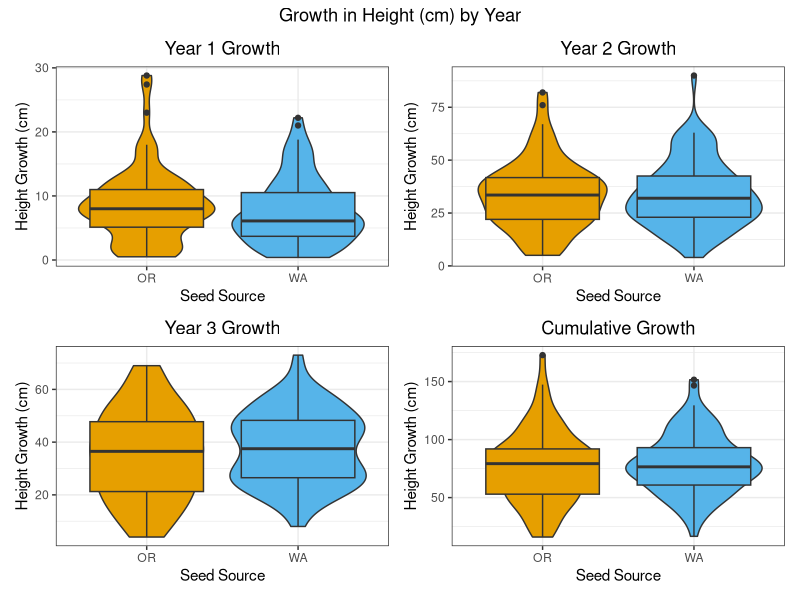
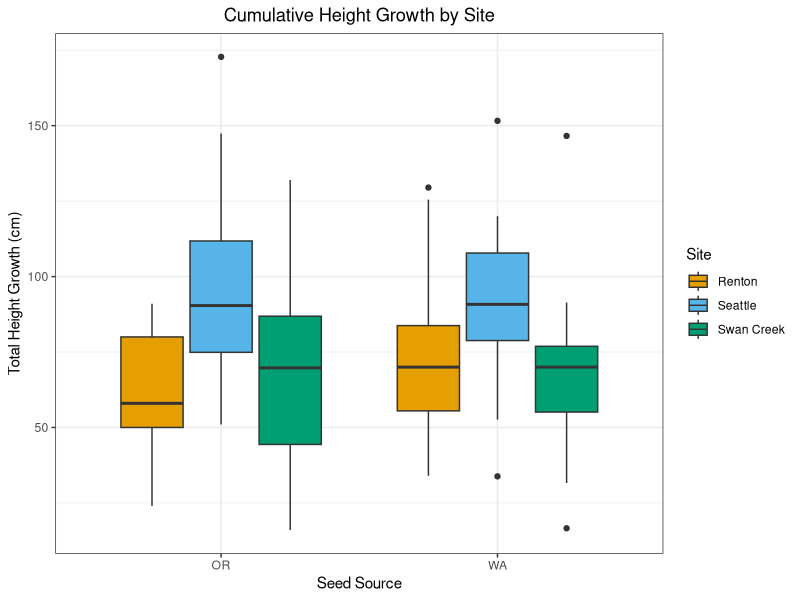
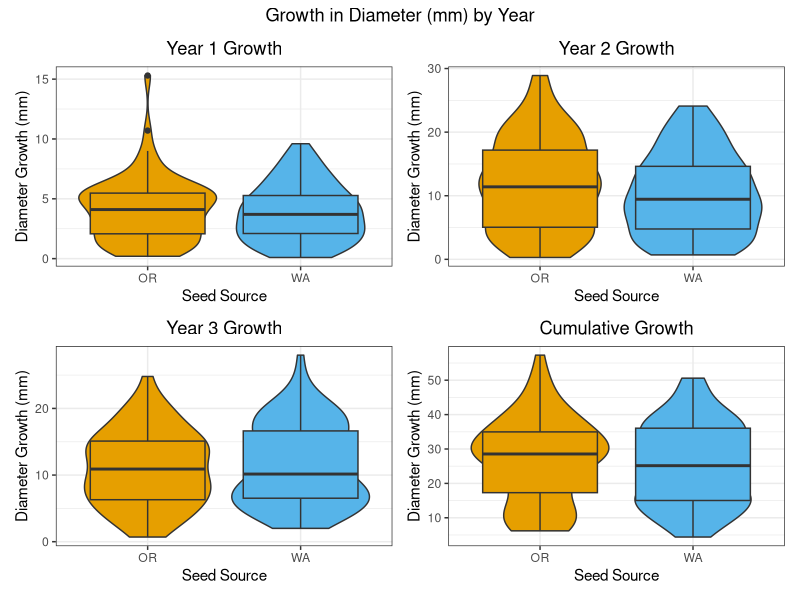
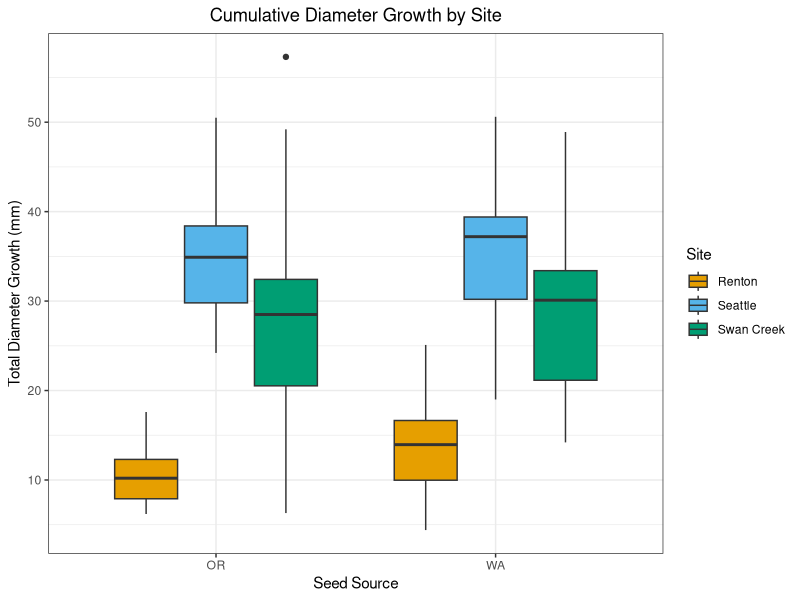
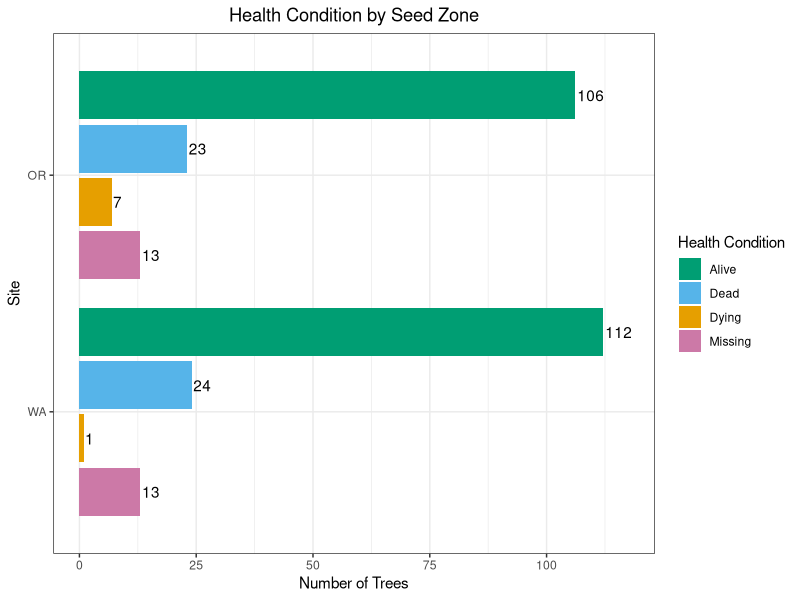
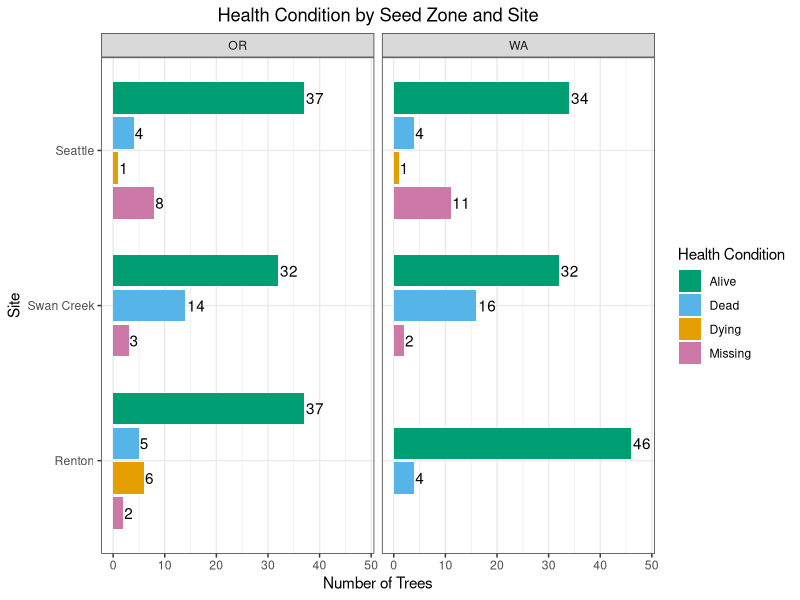

The R script that drew these images, in order:
## ---- chunk 1
knitr::opts_chunk$set(echo = FALSE)
## ---- chunk 2
library(tidyverse)
library(kableExtra)
library(patchwork)
## ---- chunk 3
#2023 changes made in excel 
#y1$Seed.Zone[y1$Seed.Zone=="WA "] <- "WA"
#y1$X2022.Tree.Height..cm.[y1$X2022.Tree.Height..cm.==5408] <- 54.8
#y1$X2022.Tree.Diameter..mm.[y1$X2022.Tree.Diameter..mm.==110.0] <- 11
#y2$X2023.Tree.Diameter..mm.[y2X2022.Tree.Diameter..mm.==123] <- 12.3
#y2$X2023.Tree.Diameter..mm.[y2X2022.Tree.Diameter..mm.==135] <- 13.5

#2023 seattle OR data skipped tree number 14, moved 15, 16, 17 measurements up. 8 was missing
#2023 seattle OR site was missing trees 42 and 43, but recorded trees 39-41 in 2023 were better fit for previous 2022 measurements for 41-43. However, trees were in different row. very confused. Wondering if trees OR42 and OR43 actually got moved to end of OR31 row somehow after site was mapped? 
#2023 seattle OR last row trees 42,43, 46 and 50 were missing. However, tree number 45 fit better with tree 46, feeling confident tree recorded as 45 was actually 46, and 47 was actually missing because trees 47-49 were actually trees 48-50, adjusted
#2023 Swan Creek WA #141 included a 40cm height increase, which must be a mistake. Recommend excluding all trees with greater than 30cm height increases from first analyses. 
#2023 Swan Creek WA #171 included a 70cm height increase, which must be a mistake. Recommend excluding all trees with greater than 30cm height increases from first analyses. 
## ---- chunk 4
y1 <- read.csv("./data/2022 Measurements.csv")
y2 <- read.csv("./data/2023 MeasurementsCorrected.csv")
y3 <- read.csv("./data/2024 Measurementsv3.csv")
library(readxl)
sheet2025 <- read_excel("data/2025 Measurements.xlsx", 
    sheet = "2025")
rough2025 <- read_excel("data/2025 Measurements.xlsx", 
    sheet = "2025 rough draft")

y1$Measurement.Year <- 2022
y2$Measurement.Year <- 2023
y3$Measurement.Year <- 2024

#rename columns to merge
rough2025 <- rough2025 %>% 
  rename("New Tree Number" = "Tree #") %>%
  rename("Tree Diameter (mm)" = "DBH") %>%
  rename("Tree Height (cm)" = "Height") %>%
  rename("Health" = "Condition") %>%
  rename("Date Measured" = "Measure Date") %>%
  rename("Comment" = "Comments")

rough2025 <- rough2025 %>%
    mutate(Site = recode(Site, 'Discovery Park' = 'Seattle'))

rough2025 <- rough2025 %>% select(-c("Seed Zone"))

#merge two sheets together based on tree number

#sheet2025 <- sheet2025 %>%
#  mutate(`New Tree Number` = coalesce(`New Tree Number`,`Tree Number`))

merged2025 <- left_join(rough2025, sheet2025, by=c("New Tree Number"="New Tree Number","Site" = "Site"))
#attributes(merged2025)

merged2025 <- merged2025 %>%
  mutate(`Health` = coalesce(`Health.x`,`Health.y`)) %>%
  mutate(`Comment` = coalesce(`Comment.x`,`Comment.y`))

merged2025 <- merged2025 %>%
  mutate(`Elk Browse` = case_when(
    grepl("browsed", Comment, ignore.case = TRUE) ~ "Y",
    TRUE ~ "N" # Keep the original value if no match is found
  ))

y4 <- merged2025 %>% select(-c("Tree Height (cm).y","Tree Diameter (mm).y", "Comment.y","Health.y","Year Measured","Date Measured.y","Comment.x","Health.x"))
y4 <- cbind(y4, Measurement.Year= 2025)


#add tree numbers for first year
y1 <- y1 %>% mutate(Temp.Tree.Number = row_number())

#remove unnecessary columns
y1 <- y1 %>% select(-c("Year.Measured","Color"))
y2 <- y2 %>% select(-c("Year.Measured","Color"))
y3 <- y3 %>% select(-c("Year.Measured"))

#rename columns to match other years
y4 <- y4 %>% 
  rename("New.Tree.Number" = "New Tree Number") %>%
  rename("Tree.Height..cm." = "Tree Height (cm).x") %>%
  rename("Tree.Diameter..mm." = "Tree Diameter (mm).x") %>%
  rename("Seed.Zone" = "Seed Zone") %>%
  rename("Date.Measured" = "Date Measured.x") %>%
  rename("Tree.Number" = "Tree Number") %>%
  rename("Elk.Browse" = "Elk Browse")

## ---- chunk 5
#change date format to match year 4
y1$Date.Measured <- as.Date(y1$Date.Measured,format = "%m/%d/%y")
y1$Date.Planted <- as.Date(y1$Date.Planted,format = "%m/%d/%y")
y2$Date.Measured <- as.Date(y2$Date.Measured,format ="%m/%d/%y")
y3$Date.Measured <- as.Date(y3$Date.Measured, format = "%m/%d/%y")
y4$Date.Measured <- as.Date(y4$Date.Measured,format = "%m/%d/%y")

y1 <- y1 %>%
  mutate(Health = ifelse(is.na(Health), "Alive", Health))

#bind all year dataframes together
trees.bind <- bind_rows(y1,y2) %>% bind_rows(.,y3) %>% bind_rows(.,y4) %>% filter(Site!="Tomanamus" & Site!="" & Site!="Puyallup") %>% droplevels()

trees.bind[130, "Health"] <- "Dead"
trees.bind[167, "Health"] <- "Dying"

## ---- chunk 6
trees.bind$Health[trees.bind$Health==""] <- "Missing"
trees.bind$Health[trees.bind$Health=="missing"] <- "Missing"
trees.bind$Seed.Zone[trees.bind$Seed.Zone=="Wa"] <- "WA"
trees.bind <- trees.bind %>% droplevels()

trees.bind <- trees.bind %>%
  mutate(`Elk.Browse` = case_when(
    grepl("browsed", Comment, ignore.case = TRUE) ~ "Y",
    TRUE ~ "N" # Keep the original value if no match is found
  ))

trees.bind <- trees.bind %>%
  mutate(`Health` = case_when(
    grepl("Missing/presumed dead", Comment, ignore.case = TRUE) ~ "Missing",
    TRUE ~ `Health` # Keep the original value if no match is found
  ))
## ---- chunk 7

trees.bind <- trees.bind %>% group_by(Tree.Number, Site, Seed.Zone) %>% mutate(New.Tree.Number = if_else(is.na(New.Tree.Number),first(na.omit(New.Tree.Number)),New.Tree.Number)) %>%ungroup()

trees.bind <- trees.bind %>% group_by(Tree.Number, Site, Seed.Zone) %>% mutate(Temp.Tree.Number = if_else(is.na(Temp.Tree.Number),first(na.omit(Temp.Tree.Number)),Temp.Tree.Number)) %>%ungroup()

trees.bind <- trees.bind %>%  group_by(Tree.Number, Site, Seed.Zone) %>% mutate(Date.Planted = if_else(is.na(Date.Planted),first(na.omit(Date.Planted)),Date.Planted)) %>%ungroup()
## ---- chunk 8
trees.bind$Date.Measured <- as.Date(trees.bind$Date.Measured,"%m/%d/%y")
trees.bind$Date.Planted <- as.Date(trees.bind$Date.Planted,"%m/%d/%y")
trees.bind <- trees.bind %>% mutate(Planted.Growth.Days=Date.Measured-Date.Planted)
## ---- chunk 9
trees <- trees.bind

#dead.trees <- trees %>%
#  filter(Health == "Dead")

#matching.trees <- trees %>%
#  inner_join(dead.trees, by = "Tree.Number", relationship = "many-to-many")

trees <- trees %>%
  group_by(Tree.Number, Site, Seed.Zone) %>%
  arrange(Measurement.Year) %>%
  mutate(Previous_Value = lag(Health), Health = case_when(!is.na(Previous_Value) & Previous_Value == "Dead" ~ "Dead", TRUE ~ Health)) %>%
  select(-Previous_Value)

trees <- trees %>%
  group_by(Tree.Number, Site, Seed.Zone) %>%
  mutate(Health = case_when(lag(Health, n= 1, order_by = Measurement.Year) == "Dying" & Health == "Missing" ~ "Dead", TRUE ~ Health))

trees <- trees %>%
  group_by(Tree.Number, Site, Seed.Zone) %>%
  arrange(Measurement.Year) %>%
  mutate(Final.Health = last(Health))

## ---- chunk 10
trees$Site <- as.factor(trees$Site)
trees$Seed.Zone <-as.factor(trees$Seed.Zone)
trees$Health <- as.factor(trees$Health)
## ---- chunk 11
# NOTE RENTON OR TREE 180 was entered twice or there is two values for it. We need to look into this further, but for now we removed it from the data.
## ---- chunk 12
trees <- trees %>% filter(Tree.Number!=180 | Site!="Renton" | Seed.Zone!="OR")
## ---- chunk 13
trees.wide <- trees %>% pivot_wider(
    id_cols = c(Tree.Number, Site, Seed.Zone, New.Tree.Number),
    names_from = Measurement.Year,
    values_from = c(Tree.Height..cm., Tree.Diameter..mm.),
    names_glue = "{.value}_{Measurement.Year}") 
## ---- chunk 14
# see if there are any duplicate trees based on number, site, seed zone and year
#{trees} |> summarize(n = n(), .by = c(Tree.Number, Site, Seed.Zone, Measurement.Year)) |> filter(n > 1L)
## ---- chunk 15
trees.wide.growth <- trees.wide %>% mutate(y1.height.growth = Tree.Height..cm._2023-Tree.Height..cm._2022, y2.height.growth = Tree.Height..cm._2024-Tree.Height..cm._2023, y3.height.growth = Tree.Height..cm._2025-Tree.Height..cm._2024, y1.diameter.growth = Tree.Diameter..mm._2023-Tree.Diameter..mm._2022, y2.diameter.growth = Tree.Diameter..mm._2024-Tree.Diameter..mm._2023, y3.diameter.growth = Tree.Diameter..mm._2025 - Tree.Diameter..mm._2024, total.height.growth = Tree.Height..cm._2025-Tree.Height..cm._2022, total.diameter.growth = Tree.Diameter..mm._2025-Tree.Diameter..mm._2022)
## ---- chunk 16
#trees.partial <- trees[1,2,3,9,11,12,13]
#trees.wide.joined <- left_join(trees.wide.growth, trees.partial, by=c("Tree.Number", "Site", "Seed.Zone"))
## ---- chunk 17
#tree.growth <- trees %>% group_by(Tree.Number, Site, Seed.Zone) %>% arrange(Measurement.Year) %>% mutate(Height.Growth = Tree.Height..cm. - lag(Tree.Height..cm.), Diameter.Growth = Tree.Diameter..mm. - lag(Tree.Diameter..mm.)) %>% ungroup()
## ---- chunk 18
#tree.growth.year <- tree.growth %>% group_by(Tree.Number, Site, Seed.Zone, Measurement.Year) %>% reframe(Heigh.Growth=Height.Growth,Diameter.Growth=Diameter.Growth)
## ---- chunk 19
#trees <- left_join(trees,tree.growth.year, by=c("Tree.Number", "Site", "Seed.Zone", "Measurement.Year"))
## ---- chunk 20
# FILTERED ALL TREES with NEGATIVE height increases or NEGATIVE diameter increases
#Data cleaning
#neg.trees <- trees %>% filter(Height.Growth<0)
#neg.trees <- neg.trees[c(1,2,3,5,6,12,13,20,21)]
#pos.trees <- trees %>% filter(Height.Growth>20)
## ---- chunk 21
#trees.pos <- tree.growth %>% filter(Height.Growth>0 & Diameter.Growth>0)  
## ---- chunk 22
trees.wide.pos.total <- trees.wide.growth %>% filter(total.height.growth>0 & total.diameter.growth>0)
trees.wide.pos.y1 <- trees.wide.growth %>% filter(y1.height.growth>0 & y1.diameter.growth>0)
trees.wide.pos.y2 <- trees.wide.growth %>% filter(y2.height.growth>0 & y2.diameter.growth>0)
trees.wide.pos.y3 <- trees.wide.growth %>% filter(y3.height.growth>0 & y3.diameter.growth>0)
trees.wide.pos.all <- trees.wide.growth %>% filter(y1.height.growth>0 & y1.diameter.growth>0 & y2.height.growth>0 & y2.diameter.growth>0 & y3.height.growth>0 & y3.diameter.growth>0)
## ---- chunk 23
#a few possible mistakes in measurements with trees greater than 30cm height increase. Removing trees above 24 increase also removes Seattle OR Trees 39-41 which were off in measurements, trees were possibly moved after mapping? 
## ---- chunk 24
#create table summarizing when sites were planted and remeasured.
## ---- chunk 25
#Site.Summary <- trees.pos %>% group_by(Site,Seed.Zone,Measurement.Year) %>% summarize(n=n()) %>% left_join(.,trees.pos,by=c("Site","Seed.Zone","Measurement.Year"),multiple="first")

Site.Summary <- trees.wide.pos.all %>% group_by(Site,Seed.Zone) %>% summarize(n=n())
kable(Site.Summary[c(1,2,3)], col.names = c("Site", "Seed Zone", "Number of Trees")) %>% kable_material(c("striped", "hover","condensed"))
## ---- chunk 26
#trees.summary <- trees.wide.pos.all %>% group_by(Seed.Zone)  %>% summarize(
#n=n(),
#mean.height.2024=mean(Tree.Height..cm._2024),
#mean.diameter.2024=mean(Tree.Diameter..mm._2024),
#mean.y1.height.growth=mean(y1.height.growth,na.rm=TRUE),
#mean.y1.diameter.growth=mean(y1.diameter.growth,na.rm=TRUE),
#mean.y2.height.growth=mean(y2.height.growth,na.rm=TRUE),
#mean.y2.diameter.growth=mean(y2.diameter.growth,na.rm=TRUE),
#mean.total.height.growth=mean(total.height.growth,na.rm=TRUE),
#mean.total.diameter.growth=mean(total.diameter.growth,na.rm=TRUE))
#kable(trees.summary,digits = 2,format = "html", table.attr='class="scrollable-table"') %>% kable_material(c("striped", "hover","condensed")) %>% kable_styling(full_width = F) %>% scroll_box(height = "300px")

trees.summary <- trees.wide.pos.all %>% group_by(Seed.Zone)  %>% summarize(
n=n(),
mean.height.2025=mean(Tree.Height..cm._2025),
mean.diameter.2025=mean(Tree.Diameter..mm._2025),
mean.y1.height.growth=mean(y1.height.growth,na.rm=TRUE),
mean.y1.diameter.growth=mean(y1.diameter.growth,na.rm=TRUE),
mean.y2.height.growth=mean(y2.height.growth,na.rm=TRUE),
mean.y2.diameter.growth=mean(y2.diameter.growth,na.rm=TRUE),
mean.y3.diameter.growth=mean(y3.diameter.growth,na.rm=TRUE),
mean.y3.height.growth=mean(y3.height.growth,na.rm=TRUE),
mean.total.height.growth=mean(total.height.growth,na.rm=TRUE),
mean.total.diameter.growth=mean(total.diameter.growth,na.rm=TRUE))
library(knitr)
kable(trees.summary,col.names = c("Seed Zone", "Number of Trees", "2025 Mean Height (cm)", "2025 Mean Diameter (mm)", "Mean Year 1 Height Growth (cm)", "Mean Year 1 Diameter Growth (mm)", "Mean Year 2 Height Growth (cm)","Mean Year 2 Diameter Growth (mm)", "Mean Year 3 Height Growth (cm)","Mean Year 3 Diameter Growth (mm)", "Total Mean Height Growth (cm)","Total Mean Diameter Growth (mm)"), digits = 2,format = "html", table.attr='class="scrollable-table"') %>% kable_material(c("striped", "hover","condensed")) %>% kable_styling(full_width = F) %>% scroll_box(height = "300px")
## ---- chunk 27
trees.summary.sites <- trees.wide.pos.all %>% group_by(Site,Seed.Zone)  %>% summarize(
n=n(),
mean.height.2025=mean(Tree.Height..cm._2025),
mean.diameter.2025=mean(Tree.Diameter..mm._2025),
mean.y1.height.growth=mean(y1.height.growth,na.rm=TRUE),
mean.y1.diameter.growth=mean(y1.diameter.growth,na.rm=TRUE),
mean.y2.height.growth=mean(y2.height.growth,na.rm=TRUE),
mean.y2.diameter.growth=mean(y2.diameter.growth,na.rm=TRUE),
mean.y3.diameter.growth=mean(y3.diameter.growth,na.rm=TRUE),
mean.y3.height.growth=mean(y3.height.growth, na.rm = TRUE),
mean.total.height.growth=mean(total.height.growth,na.rm=TRUE),
mean.total.diameter.growth=mean(total.diameter.growth,na.rm=TRUE))
library(knitr)
kable(trees.summary.sites, col.names = c("Site", "Seed Zone", "Number of Trees", "2025 Mean Height (cm)", "2025 Mean Diameter (mm)", "Mean Year 1 Height Growth (cm)", "Mean Year 1 Diameter Growth (mm)", "Mean Year 2 Height Growth (cm)","Mean Year 2 Diameter Growth (mm)", "Mean Year 3 Height Growth (cm)","Mean Year 3 Diameter Growth (mm)", "Total Mean Height Growth (cm)","Total Mean Diameter Growth (mm)"), digits = 2) %>% kable_material(c("striped", "hover","condensed")) %>% kable_styling(full_width = F) %>% scroll_box(height = "300px")
## ---- chunk 28

P1 <- ggplot(trees.wide.pos.all,aes(Seed.Zone,y1.height.growth,fill=Seed.Zone)) +geom_violin() +geom_boxplot() +theme_bw()+guides(fill="none") +scale_fill_manual(values=c("#E69F00", "#56B4E9")) +labs(y= "Height Growth (cm)", x= "Seed Source",title="Year 1 Growth") + theme(plot.title = element_text(hjust = 0.5))
P2 <- ggplot(trees.wide.pos.all,aes(Seed.Zone,y2.height.growth,fill=Seed.Zone)) +geom_violin() +geom_boxplot() +theme_bw()+guides(fill="none") +scale_fill_manual(values=c("#E69F00", "#56B4E9")) +labs(y= "Height Growth (cm)",x= "Seed Source",title="Year 2 Growth") + theme(plot.title = element_text(hjust = 0.5))
P3 <- ggplot(trees.wide.pos.all,aes(Seed.Zone,y3.height.growth,fill=Seed.Zone)) +geom_violin() +geom_boxplot() +theme_bw()+guides(fill="none") +scale_fill_manual(values=c("#E69F00", "#56B4E9")) +labs(y= "Height Growth (cm)",x= "Seed Source",title="Year 3 Growth") + theme(plot.title = element_text(hjust = 0.5))
P4 <- ggplot(trees.wide.pos.all,aes(Seed.Zone,total.height.growth,fill=Seed.Zone)) +geom_violin() +geom_boxplot() +theme_bw()+guides(fill="none") +scale_fill_manual(values=c("#E69F00", "#56B4E9")) +labs(y= "Height Growth (cm)",x= "Seed Source",title="Cumulative Growth") + theme(plot.title = element_text(hjust = 0.5))

height_plots <- P1 + P2 + P3 + P4
height_plots + plot_annotation(title = "Growth in Height (cm) by Year", theme = theme(plot.title = element_text(hjust = 0.5)))
## ---- chunk 29
ggplot(trees.wide.pos.all,aes(Seed.Zone,total.height.growth,fill=Site)) +geom_boxplot() +theme_bw() +scale_fill_manual(values=c("#E69F00", "#56B4E9", "#009E73")) + labs(y= "Total Height Growth (cm)",x= "Seed Source",title="Cumulative Height Growth by Site") + theme(plot.title = element_text(hjust = 0.5))
## ---- chunk 30
P1 <- ggplot(trees.wide.pos.all,aes(Seed.Zone,y1.diameter.growth,fill=Seed.Zone)) +geom_violin() +geom_boxplot() +theme_bw()+guides(fill="none") +scale_fill_manual(values=c("#E69F00", "#56B4E9")) +labs(y= "Diameter Growth (mm)", x= "Seed Source" ,title="Year 1 Growth") + theme(plot.title = element_text(hjust = 0.5))
P2 <- ggplot(trees.wide.pos.all,aes(Seed.Zone,y2.diameter.growth,fill=Seed.Zone)) +geom_violin() +geom_boxplot() +theme_bw()+guides(fill="none") +scale_fill_manual(values=c("#E69F00", "#56B4E9")) +labs(y= "Diameter Growth (mm)",x= "Seed Source",title="Year 2 Growth") + theme(plot.title = element_text(hjust = 0.5))
P3 <- ggplot(trees.wide.pos.all,aes(Seed.Zone,y3.diameter.growth,fill=Seed.Zone)) +geom_violin() +geom_boxplot() +theme_bw()+guides(fill="none") +scale_fill_manual(values=c("#E69F00", "#56B4E9")) +labs(y= "Diameter Growth (mm)",x= "Seed Source",title="Year 3 Growth") + theme(plot.title = element_text(hjust = 0.5))
P4 <- ggplot(trees.wide.pos.all,aes(Seed.Zone,total.diameter.growth,fill=Seed.Zone)) +geom_violin() +geom_boxplot() +theme_bw()+guides(fill="none") +scale_fill_manual(values=c("#E69F00", "#56B4E9")) +labs(y= "Diameter Growth (mm)",x= "Seed Source",title="Cumulative Growth") + theme(plot.title = element_text(hjust = 0.5))

diameter_plots <- P1 + P2 + P3 + P4
diameter_plots + plot_annotation(title = "Growth in Diameter (mm) by Year", theme = theme(plot.title = element_text(hjust = 0.5)))
## ---- chunk 31
ggplot(trees.wide.pos.all,aes(Seed.Zone,total.diameter.growth,fill=Site)) +geom_boxplot() +theme_bw() +scale_fill_manual(values=c("#E69F00", "#56B4E9", "#009E73")) + labs(y= "Total Diameter Growth (mm)",x= "Seed Source",title="Cumulative Diameter Growth by Site") + theme(plot.title = element_text(hjust = 0.5))
## ---- chunk 32
trees.condition.zone <- trees %>% group_by(Seed.Zone,Final.Health) %>% summarize(n=n_distinct(Temp.Tree.Number)) %>% filter(Final.Health!="NA")
#kable(trees.condition.zone) %>% kable_material(c("striped", "hover","condensed"))
## ---- chunk 33
ggplot(trees.condition.zone,aes(x = reorder(Seed.Zone, -n),n,fill=Final.Health))+geom_col(position = position_dodge2(preserve = "single",reverse=TRUE))+theme_bw()+coord_flip()+ scale_y_continuous(breaks = c(0,25,50,75,100,125,150),expand = expansion(mult = c(0.05, 0.1))) +scale_fill_manual(values=c( "#009E73","#56B4E9","#E69F00","#CC79A7"))+labs(x="Site",y="Number of Trees",title ="Health Condition by Seed Zone", fill="Health Condition") +geom_text(aes(label=n,group=Final.Health),position = position_dodge2(width=0.9,preserve = "single",reverse=TRUE),hjust=-0.1) + theme(plot.title = element_text(hjust = 0.5))
## ---- chunk 34
trees.condition <- trees %>% group_by(Site,Seed.Zone,Final.Health) %>% summarize(n=n_distinct(Temp.Tree.Number)) %>% filter(Final.Health!="NA")
#kable(trees.condition) %>% kable_material(c("striped", "hover","condensed"))
## ---- chunk 35
trees.condition$Final.Health <- factor(trees.condition$Final.Health, levels=c('Alive','Dead','Dying','Missing'))
## ---- chunk 36
ggplot(trees.condition,aes(x = reorder(Site, -n),n,fill=Final.Health))+facet_wrap(~Seed.Zone)+geom_col(position = position_dodge2(preserve = "single",reverse=TRUE))+theme_bw()+coord_flip() + scale_y_continuous(expand = expansion(mult = c(0.05, 0.1))) +scale_fill_manual(values=c( "#009E73","#56B4E9","#E69F00","#CC79A7"))+labs(x="Site",y="Number of Trees", title = "Health Condition by Seed Zone and Site",fill="Health Condition") +geom_text(aes(label=n,group=Final.Health),position = position_dodge2(width=0.9,preserve = "single",reverse=TRUE),hjust=-0.1) + theme(plot.title = element_text(hjust = 0.5))
